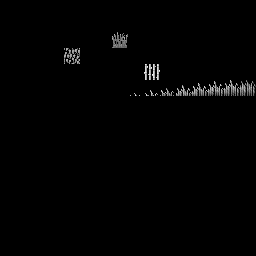
#> input picture scripts/terrain_mask_transmittance.png, 256 x 256 px; its folder holds only this picture in this run
$ python generate-sss-maps.py terrain_mask_transmittance.png
#> lines starting #> are read from the running program, lines starting #| are printed output that depends on the picture
"""Generate RTX Remix SSS helper maps from a source texture.

This script writes three sibling textures using the filenames that mc-rtx
already resolves automatically:

- <stem>_transmittance.png
- <stem>_single_scattering_albedo.png
- <stem>_thickness.png

It is meant for quick iteration on foliage and other thin materials where a
coverage mask or the source alpha can be turned into a usable first-pass SSS
set without painting each map by hand.

Examples:
    python scripts/generate-sss-maps.py assets/terrain.png
    python scripts/generate-sss-maps.py leaf.png --mask leaf_mask.png
    python scripts/generate-sss-maps.py grass.png --albedo-tint 120,190,90
"""

from __future__ import annotations

import argparse
import sys
from pathlib import Path

try:
    from PIL import Image, ImageChops, ImageOps
except ImportError:
    sys.exit("Pillow is required: pip install pillow")


def clamp_u8(value: float) -> int:
    return max(0, min(255, int(round(value))))


# [31 lines left out: functions parse_color, parse_unit_interval, not called in this run]


def rgb_max_channel(image: Image.Image) -> Image.Image:
    red, green, blue = image.convert("RGB").split()
    return ImageChops.lighter(ImageChops.lighter(red, green), blue)


def extract_mask(image: Image.Image, mask_source: str, threshold: float, invert: bool) -> Image.Image:
    rgba = image.convert("RGBA")
    alpha = rgba.getchannel("A")

    if mask_source == "auto":
        mask = alpha if alpha.getextrema()[0] < 255 else rgb_max_channel(rgba)
    elif mask_source == "alpha":
        mask = alpha
    elif mask_source == "luminance":
        mask = rgba.convert("RGB").convert("L")
    else:
        mask = rgb_max_channel(rgba)

    if invert:
        mask = ImageOps.invert(mask)

    cutoff = clamp_u8(threshold * 255.0)
    if cutoff > 0:
        mask = mask.point(lambda value: 0 if value < cutoff else value)

    return mask


def build_transmittance(mask: Image.Image, gain: float, gamma: float) -> Image.Image:
    def scale(value: int) -> int:
        normalized = (value / 255.0) ** gamma
        return clamp_u8(normalized * gain * 255.0)

    grayscale = mask.point(scale)
    return Image.merge("RGB", (grayscale, grayscale, grayscale))


def build_single_scattering_albedo(
    source: Image.Image,
    mask: Image.Image,
    gain: float,
    tint: tuple[int, int, int] | None,
) -> Image.Image:
    source_rgb = source.convert("RGB")
    output = Image.new("RGB", source_rgb.size)

    source_pixels = source_rgb.load()
    mask_pixels = mask.load()
    output_pixels = output.load()

    for y in range(source_rgb.height):
        for x in range(source_rgb.width):
            mask_factor = mask_pixels[x, y] / 255.0
            if mask_factor <= 0.0:
                output_pixels[x, y] = (0, 0, 0)
                continue

            base_color = tint or source_pixels[x, y]
            output_pixels[x, y] = tuple(
                clamp_u8(channel * mask_factor * gain) for channel in base_color
            )

    return output


def build_thickness(source: Image.Image, mask: Image.Image, minimum: float, maximum: float) -> Image.Image:
    source_luminance = source.convert("RGB").convert("L")
    output = Image.new("L", source_luminance.size)

    mask_pixels = mask.load()
    luminance_pixels = source_luminance.load()
    output_pixels = output.load()

    for y in range(source_luminance.height):
        for x in range(source_luminance.width):
            mask_factor = mask_pixels[x, y] / 255.0
            if mask_factor <= 0.0:
                output_pixels[x, y] = 0
                continue

            darkness = 1.0 - (luminance_pixels[x, y] / 255.0)
            thickness = minimum + darkness * (maximum - minimum)
            output_pixels[x, y] = clamp_u8(mask_factor * thickness * 255.0)

    return Image.merge("RGB", (output, output, output))


def write_image(path: Path, image: Image.Image) -> None:
    path.parent.mkdir(parents=True, exist_ok=True)
    image.save(path)


def parse_args() -> argparse.Namespace:
    parser = argparse.ArgumentParser(description=__doc__)
    parser.add_argument("source", type=Path, help="source diffuse or authored mask texture")
    parser.add_argument("--mask", type=Path, help="optional separate coverage mask texture")
    parser.add_argument("--out-dir", type=Path, help="directory for generated outputs")
    parser.add_argument("--stem", help="override the output filename stem")
    parser.add_argument(
        "--mask-source",
        choices=("auto", "alpha", "luminance", "maxrgb"),
        default="auto",
        help="how to derive the mask when --mask is not provided",
    )
    parser.add_argument(
        "--invert-mask",
        action="store_true",
        help="invert the derived or supplied mask before generating outputs",
    )
    parser.add_argument(
        "--mask-threshold",
        type=parse_unit_interval,
        default=0.02,
        help="clip very dark mask values to zero (0.0-1.0)",
    )
    parser.add_argument(
        "--transmittance-gain",
        type=float,
        default=1.0,
        help="multiplier applied to the generated transmittance map",
    )
    parser.add_argument(
        "--transmittance-gamma",
        type=float,
        default=1.0,
        help="gamma applied to the coverage mask before transmittance gain",
    )
    parser.add_argument(
        "--scatter-gain",
        type=float,
        default=1.0,
        help="multiplier applied to the generated single-scattering albedo",
    )
    parser.add_argument(
        "--albedo-tint",
        type=parse_color,
        help="override the scattering albedo color using R,G,B or #RRGGBB",
    )
    parser.add_argument(
        "--thickness-min",
        type=parse_unit_interval,
        default=0.08,
        help="minimum generated thickness for filled pixels",
    )
    parser.add_argument(
        "--thickness-max",
        type=parse_unit_interval,
        default=0.18,
        help="maximum generated thickness for the darkest filled pixels",
    )
    return parser.parse_args()


def main() -> int:
    args = parse_args()

    if args.thickness_min > args.thickness_max:
        sys.exit("--thickness-min must be less than or equal to --thickness-max")
    if args.transmittance_gamma <= 0.0:
        sys.exit("--transmittance-gamma must be greater than zero")
    if args.transmittance_gain < 0.0:
        sys.exit("--transmittance-gain must be non-negative")
    if args.scatter_gain < 0.0:
        sys.exit("--scatter-gain must be non-negative")

    source_path = args.source.resolve()
    if not source_path.is_file():
        sys.exit(f"Source texture not found: {source_path}")

    source_image = Image.open(source_path)
#> source_image is the input picture: PIL image 256x256 RGB; min 0, max 239, mean 2.3

    mask_image = source_image
    if args.mask:
        mask_path = args.mask.resolve()
        if not mask_path.is_file():
            sys.exit(f"Mask texture not found: {mask_path}")
        mask_image = Image.open(mask_path)

    mask = extract_mask(mask_image, args.mask_source, args.mask_threshold, args.invert_mask)
#> in extract_mask, `alpha = rgba.getchannel("A")`: alpha: PIL image 256x256 L; every value is 255

    out_dir = args.out_dir.resolve() if args.out_dir else source_path.parent
    stem = args.stem or source_path.stem

    outputs = {
        "transmittance": out_dir / f"{stem}_transmittance.png",
        "single_scattering_albedo": out_dir / f"{stem}_single_scattering_albedo.png",
        "thickness": out_dir / f"{stem}_thickness.png",
    }

    write_image(outputs["transmittance"], build_transmittance(mask, args.transmittance_gain, args.transmittance_gamma))
    write_image(
        outputs["single_scattering_albedo"],
        build_single_scattering_albedo(source_image, mask, args.scatter_gain, args.albedo_tint),
    )
#> in build_single_scattering_albedo, `output = Image.new("RGB", source_rgb.size)`: output: PIL image 256x256 RGB; every value is 0
#> in write_image (call 2), `image.save(path)`:
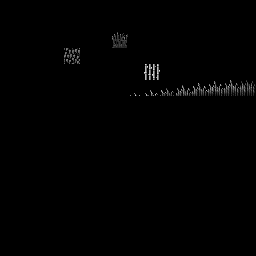
#> saved as terrain_mask_transmittance_single_scattering_albedo.png: PIL image 256x256 RGB; min 0, max 224, mean 1.4
    write_image(outputs["thickness"], build_thickness(source_image, mask, args.thickness_min, args.thickness_max))
#> in build_thickness, `output = Image.new("L", source_luminance.size)`: output: PIL image 256x256 L; every value is 0

    print(f"Source: {source_path}")
    if args.mask:
        print(f"Mask:   {args.mask.resolve()}")
    for label, path in outputs.items():
        print(f"Wrote {label:>25}: {path}")

    return 0


if __name__ == "__main__":
    raise SystemExit(main())
#> (the program exits here)
